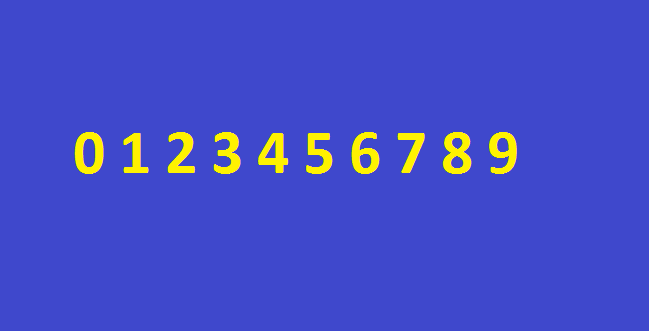
#> input picture sc-2015/v2/images/brojevi.png, 649 x 332 px
$ jupyter execute --allow-errors v2.ipynb   (shell and % lines are left out)   (Python 2 division)   (older library calls are emulated)
#> lines starting #> are read from the running program, lines starting #| are printed output that depends on the picture; after the words box and inside, x2 and y2 are one past the last pixel; in counts of white or black regions, pixels touching at a corner belong together
# Vežbe 2 - OCR (Optical character recognition)

Cilj ovih vežbi je implementacija osnovne verzije OCR-a i upoznavanje sa Keras okruženjem za rad sa neuronskim mrežama.

* Keras - Python biblioteka za laku implementaciju neuronski mreža (http://keras.io/)

### Tok aktivnosti implementacije OCR - a

Tok aktivnosti predstavlja korake koje je potrebno izvršiti prilikom implementacije OCR-a.

### Početak implementacije
Skup biblioteka sa prethodnih vežbi smo proširili Keras bibliotekom za rad sa neuronskim mrežama.

[cell 1]
#import potrebnih biblioteka
import cv2
import numpy as np
import matplotlib.pyplot as plt
import collections

# keras
from keras.models import Sequential
from keras.layers.core import Dense,Activation
from keras.optimizers import SGD

import matplotlib.pylab as pylab
pylab.rcParams['figure.figsize'] = 16, 12 # za prikaz većih slika i plotova, zakomentarisati ako nije potrebno

## Korak 1 - 3
Ovi koraci su detaljno objašnjeni na prethodnim vežbama, tako da neće biti dodatno objašnjavani

[cell 2]
def load_image(path):
    return cv2.cvtColor(cv2.imread(path), cv2.COLOR_BGR2RGB)
def image_gray(image):
    return cv2.cvtColor(image, cv2.COLOR_RGB2GRAY)
def image_bin(image_gs):
    height, width = image_gs.shape[0:2]
    image_binary = np.ndarray((height, width), dtype=np.uint8)
    ret,image_bin = cv2.threshold(image_gs, 127, 255, cv2.THRESH_BINARY)
    return image_bin
def invert(image):
    return 255-image
def display_image(image, color= False):
    if color:
        plt.imshow(image)
    else:
        plt.imshow(image, 'gray')
def dilate(image):
    kernel = np.ones((3,3)) # strukturni element 3x3 blok
    return cv2.dilate(image, kernel, iterations=1)
def erode(image):
    kernel = np.ones((3,3)) # strukturni element 3x3 blok
    return cv2.erode(image, kernel, iterations=1)

### Korak 4 -  izdvajanje regiona od interesa

U ovom koraku potrebno je izdvojiti samo regione(konture) od interesa. Potrebno je označiti regione od interesa na slici i napraviti listu slika od regiona koja će kasnije biti ulaz za neuronsku mrežu.

### TODO 1
Za potrebe TODO 1 implementirati funkciju za promenu veličine slike na 28 x 28. Ovo se radi kako bi svi regioni koje ćemo koristiti za neuronsku mrežu bili iste veličine. *(pomoć: pogledati OpenCV funkciju resize)*

[cell 3]
# TODO 1
def resize_region(region):
    '''Transformisati selektovani region na sliku dimenzija 28x28'''
    return cv2.resize(region,(28,28),interpolation = cv2.INTER_NEAREST)

# TODO 1 test
#> (the rest of this cell did not finish here and is left out)

todo_1_ref = (28,28)
todo_1_res = resize_region(todo_1_img).shape[0:2]
print 'TODO 1 test passed:', todo_1_res == todo_1_ref

### TODO 2
* Označiti regione od interesa na originalnoj slici.
* Za svaki region napraviti posebnu sliku dimenzija 28 x 28.
* Za označavanje regiona koristiti metodu cv2.boundingRect(contour).
* Kao povratnu vrednost vratiti originalnu sliku na kojoj su obeleženi regioni (koristiti OpenCV funkciju **rectangle**) i niz slika koje predstavljaju regione sortirane  po rastućoj vrednosti x ose

[cell 4]
# TODO 2
def select_roi(image_orig, image_bin):
    '''Oznaciti regione od interesa na originalnoj slici. (ROI = regions of interest)
        Za svaki region napraviti posebnu sliku dimenzija 28 x 28.
        Za označavanje regiona koristiti metodu cv2.boundingRect(contour).
        Kao povratnu vrednost vratiti originalnu sliku na kojoj su obeleženi regioni
        i niz slika koje predstavljaju regione sortirane po rastućoj vrednosti x ose
    '''
    img, contours, hierarchy = cv2.findContours(image_bin.copy(), cv2.RETR_LIST, cv2.CHAIN_APPROX_SIMPLE)
    sorted_regions = [] # lista sortiranih regiona po x osi (sa leva na desno)
    sort_dic={}
    for contour in contours:
        x,y,w,h = cv2.boundingRect(contour) #koordinate i velicina granicnog pravougaonika
        area = cv2.contourArea(contour)
        if area > 60 and h < 100 and h > 5 and w > 15:
            # kopirati [y:y+h+1, x:x+w+1] sa binarne slike i smestiti u novu sliku
            # označiti region pravougaonikom na originalnoj slici (image_orig) sa rectangle funkcijom
            region=image_bin[y:y+h+1, x:x+w+1]
            sort_dic[x] = resize_region(region)
            cv2.rectangle(image_orig,(x,y),(x+w,y+h),(0,255,0),2)

    # sortirati sve regione po x osi (sa leva na desno) i smestiti u promenljivu sorted_regions
    sorted_regions_dic = collections.OrderedDict(sorted(sort_dic.items()))
    sorted_regions = sorted_regions_dic.values()
    return image_orig, sorted_regions

## Korak 5

Regioni od interesa su predstavljeni vektorom čiji su elementi matrice dimenzija 28x28. Elementi matrica su vrednosti 0 ili 255. Potrebno je skalirati vrednosti elemenata matrice na opseg od 0 do 1, kako bi se pogodio linearni deo sigmoid funkcije i smanjilo vreme obučavanja.
Nakon skaliranja matrice je potrebno transformisati u vektor od 784 elementa.

###TODO 3

Skalirati sve elemente matrice sa celobrojnog opsega [0, 255] na realni opseg [0, 1].

[cell 5]
# TODO 3
def scale_to_range(image): # skalira elemente slike na opseg od 0 do 1
    ''' Elementi matrice image su vrednosti 0 ili 255.
        Potrebno je skalirati sve elemente matrica na opseg od 0 do 1
    '''
    return image/255

# TODO 3 test
todo_3_matrix = np.array([[0, 255], [51, 153]], dtype='float')
#> todo_3_matrix = [[0, 255], [51, 153]]
todo_3_ref = np.array([[0., 1.], [0.2, 0.6]], dtype='float')
todo_3_res = scale_to_range(todo_3_matrix)
#> todo_3_res = [[0, 1], [0.2, 0.6]]
print 'TODO 3 test passed:', np.array_equal(todo_3_res, todo_3_ref)
#| TODO 3 test passed: True

###TODO 4

Region koji je zapravo slika (matrica) dimenzija 28x28 transformiati u vektor od 784 elementa.

[cell 6]
# TODO 4
def matrix_to_vector(image):
    '''Sliku koja je zapravo matrica 28x28 transformisati u vektor sa 784 elementa'''
    vector = []
    visina,sirina=image.shape[0:2]
    for i in range(0,visina):
        for j in range(0,sirina):
            vector.append(image[i,j])
    return np.array(vector)

# TODO 4 test
todo_4_image = np.ndarray((28,28))
todo_4_ref = (784L,)
todo_4_res = matrix_to_vector(todo_4_image).shape
print 'TODO 4 test passed:', todo_4_res == todo_4_ref

###TODO 5

Svaki region pripremiti za ulaz na neuronsku mrežu: skaliranje elemenata na [0,1] i transformaciju u vektor.

[cell 7]
# TODO 5
def prepare_for_ann(regions):
    '''Regioni su matrice dimenzija 28x28 čiji su elementi vrednosti 0 ili 255.
        Potrebno je skalirati elemente regiona na [0,1] i transformisati ga u vektor od 784 elementa '''
    ready_for_ann = []
    for region in regions:
        # skalirati elemente regiona (metoda iz TODO 3 scale_to_range)
        # region sa skaliranim elementima pretvoriti u vektor (metoda iz TODO 4 matrix_to_vector)
        # vektor dodati u listu spremnih regiona
        scale=scale_to_range(region)
        ready_for_ann.append(matrix_to_vector(scale))


    return ready_for_ann

###TODO 6

Konvertovati alfabet u niz pogodan za obučavanje NM, odnosno niz čiji su svi elementi 0 osim elementa čiji je indeks jednak indeksu elementa iz alfabeta za koji formiramo niz.
Primer prvi element iz alfabeta [1,0,0,0,0,0,0,0,0,0], za drugi [0,1,0,0,0,0,0,0,0,0] itd..

[cell 8]
# TODO 6
def convert_output(alphabet):
    '''Konvertovati alfabet u niz pogodan za obučavanje NM,
        odnosno niz čiji su svi elementi 0 osim elementa čiji je
        indeks jednak indeksu elementa iz alfabeta za koji formiramo niz.
        Primer prvi element iz alfabeta [1,0,0,0,0,0,0,0,0,0],
        za drugi [0,1,0,0,0,0,0,0,0,0] itd..
    '''
    nn_outputs = []
    for i in range(len(alphabet)):
        output=np.zeros(len(alphabet))
        output[i]=1
        nn_outputs.append(output)
    return np.array(nn_outputs)

# TODO 6 test
test_6_alphabet = [0, 1, 2]
test_6_ref = np.array([[1, 0, 0], [0, 1, 0], [0, 0, 1]], dtype='float')
test_6_res = convert_output(test_6_alphabet).astype('float')
print 'TODO 6 test passed:', np.array_equal(test_6_res, test_6_ref)

##Korak 6

### Neuronska mreža

Veštačka neuronska mreža se sastoji od 784 ulazna neurona, 128 neurona u skrivenom sloju i 10 neurona na izlazu. Zašto baš 784 neurona na ulazu i 10 neurona na izlazu? Regione smo transformisali prvo na matricu dimenzija 28x28,a zatim u vektor od 784 elementa. Što se tiče 10 neurona na izlazu, to je posledica broja znakova u alfabetu. U našem primeru alfabet (0,1,2,3,4,5,6,7,8,9) ima 10 elemenata pa nam je potrebno 10 neurona na izlazu.
Neuronska mreža je implementirana pomoću Keras biblioteke.

### Sigmoidalna aktivaciona funkcija
$ sigm(x) = \dfrac{1}{1 + e^{-x}} $

[cell 9]
def create_ann():
    '''Implementacija veštačke neuronske mreže sa 784 neurona na uloznom sloju,
        128 neurona u skrivenom sloju i 10 neurona na izlazu. Aktivaciona funkcija je sigmoid.
    '''
    ann = Sequential()
    ann.add(Dense(128, input_dim=784, activation='sigmoid'))
    ann.add(Dense(14, activation='sigmoid'))
    return ann

# [13 lines left out: function train_ann, not called in this run]

##Korak 7 - određivanje pobedničkog neurona

Određivanje pobedničkog neurona. Pobednički neuron je neuron čija je aktivaciona vrednost najveća. Npr. ako imamo dva neurona sa aktivacionim vrednostima 0.3 i 0.89, pobednik je drugi sa aktivacijom 0.89.

##TODO 7

Pronaći indeks neurona koji je najviše pobuđen.

[cell 10]
# TODO 7
def winner(output): # output je vektor sa izlaza neuronske mreze
    '''pronaći i vratiti indeks neurona koji je najviše pobuđen'''
    return max(enumerate(output), key=lambda x: x[1])[0]

# TODO 7 test
todo_7_output = [0., 0.2, 0.3, 0.95]
todo_7_ref = 3
todo_7_res = winner(todo_7_output)
print 'TODO 7 test passed:', todo_7_res == todo_7_ref

##Korak 8 - prikaz rezultata

Pikazati rezultat prepoznavanja neuronske mreže. Za svaki rezultat pronaći indeks pobedničkog  neurona koji ujedno predstavlja i indeks prepoznatog elementa u alfabetu. Dodati karakter iz alfabeta u result

[cell 11]
# [8 lines left out: function display_result, not called in this run]

## Start
Učitati sliku za obučavanje veštačke neuronske mreže. Transformisati sliku i binarni oblik i označiti regione od interesa (u ovom slučaju to su brojevi od 0 do 9).
Prikazati sliku sa označenim regionima od interesa.

[cell 12]
image_color = load_image('images/brojevi.png')
#> call 2 of load_image, with path = 'images/brojevi.png'
img = invert(image_bin(image_gray(image_color)))
#> in image_bin, `height, width = image_gs.shape[0:2]`: height = 332; width = 649
img_bin = erode(dilate(img))
#> in dilate, `return cv2.dilate(image, kernel, iterations=1)`:
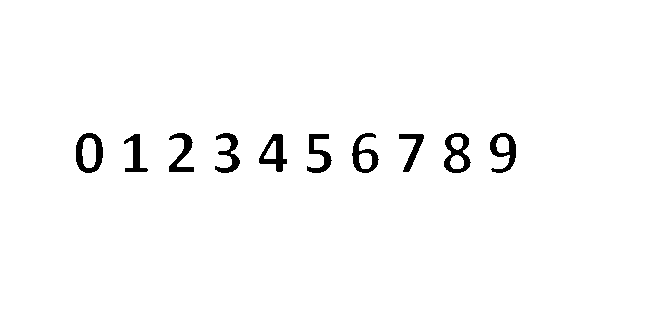
#> returned value: shape (332, 649); 97.9% white; 10 black regions, largest, box (x1, y1, x2, y2) and area: (76, 133, 103, 173) 537, (444, 133, 471, 173) 521, (259, 134, 287, 172) 479
#> in erode, `kernel = np.ones((3,3))`: kernel = [[1, 1, 1], [1, 1, 1], [1, 1, 1]]
plt.imshow(img,'gray')
plt.figure()
selected_regions, numbers = select_roi(image_color.copy(), img)
#> in select_roi, `img, contours, hierarchy = cv2.findContours(image_bin.copy(), cv2.RETR..`: contours = 17 contours; largest, box (x1, y1, x2, y2) and area: (0, 0, 649, 331) 213840, (74, 131, 105, 175) 1090, (442, 131, 473, 175) 1030, (488, 131, 518, 175) 901, (350, 131, 381, 175) 886
#> the loop in select_roi, `for contour in contours:` made 17 passes
#> (x, y, w, h, area) on passes 1 to 8: (451, 156, 12, 12, 90.5), (360, 154, 11, 14, 109), (265, 142, 10, 16, 63.5), (83, 139, 12, 28, 245), (497, 138, 11, 14, 105), (452, 138, 10, 11, 67.5), (396, 132, 30, 42, 566.5), (305, 132, 29, 43, 702)
#> after the loop in select_roi, `for contour in contours:`: sort_dic = 10 items
display_image(selected_regions)
print "ima regiona: " +str(len(numbers))
#| ima regiona: 10

[cell 13]
# insert alphabet here
alphabet = [0,1,2,3,4,5,6,7,8,9]

[cell 14]
inputs = prepare_for_ann(numbers)
#> inputs = 10 items
outputs = convert_output(alphabet)
#> (the rest of this cell did not finish here and is left out)

### Verifikacija i primer predikcije

Za verifikaciju obučenosti neuronske mreže ćemo uzeti drugi i treći ulazni vektor (brojevi 3 i 4 iz alfabeta).
Metoda **model.predict** kao ulazni parametar prima niz vektora dimenzija 784.
Rezultat **predict** metode je niz vektora dimenzije 10, koji sadrži koeficijente pobuđenosti.

#> (a cell that did not finish here is left out)

## TODO 8

Učitati sliku za testiranje rada OCR -a  'images/test.png'. Transformisati sliku u oblik pogodan za ulaz u neuronsku mrežu.
Prikazati rezultate predikcije kao i sliku sa označenim regionima od interesa.

PSEUDO KOD:
* učitati sliku 'images/test.png'
* pretvoriti sliku u binarnu i ako je potrebno invertovati je
* ako je potrebno primeniti eroziju i/ili diletaciju
* selektovati regione od značaja
* pripremiti podatke za ulaz na NM
* pozvati metodu **predict**, a kao parametar proslediti pripremljene podatke
* prikazati rezultate predikcije

[cell 16]
# TODO 8
test=load_image('images/test.png')
#> call 3 of load_image, with path = 'images/test.png'
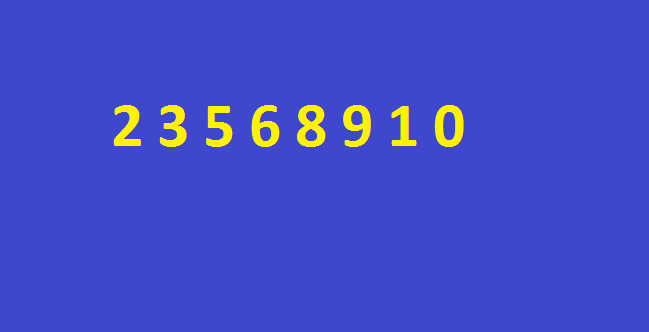
#> input picture sc-2015/v2/images/test.png, 649 x 332 px
test_bin=image_bin(image_gray(test))
test_bin=invert(test_bin)
plt.imshow(test_bin,'gray')

selected_regions2, numbers2= select_roi(test.copy(), test_bin)
#> in select_roi (call 2), `img, contours, hierarchy = cv2.findContours(image_bin.copy(), cv2.RETR..`: contours = 14 contours; largest, box (x1, y1, x2, y2) and area: (0, 0, 649, 332) 214488, (434, 104, 465, 148) 1090, (296, 104, 327, 148) 1030, (342, 104, 372, 148) 901, (250, 104, 281, 148) 886
#> the loop in select_roi (call 2), `for contour in contours:` made 14 passes
#> (x, y, w, h, area) on passes 1 to 8: (305, 129, 12, 12, 90.5), (260, 127, 11, 14, 109), (443, 112, 12, 28, 245), (351, 111, 11, 14, 105), (306, 111, 10, 11, 67.5), (390, 105, 28, 42, 583.5), (205, 105, 29, 43, 702), (434, 104, 31, 44, 1090.5)
display_image(selected_regions2)
print "ima regiona: " +str(len(numbers2))
#| ima regiona: 8

inputs2 = prepare_for_ann(numbers2)
#> inputs2 = 8 items
outputs2 = convert_output(alphabet)
#> (the rest of this cell did not finish here and is left out)

### TODO dodatno

Implementirati kalkulator. Alfabet za kalkulator i test primeri se nalaze u 'images/kalkulator_alfabet.png'.

[cell 17]
# TODO dodatno - kalkulator
obuci=load_image('images/kalkulator_alfabet.png')
#> call 4 of load_image, with path = 'images/kalkulator_alfabet.png'
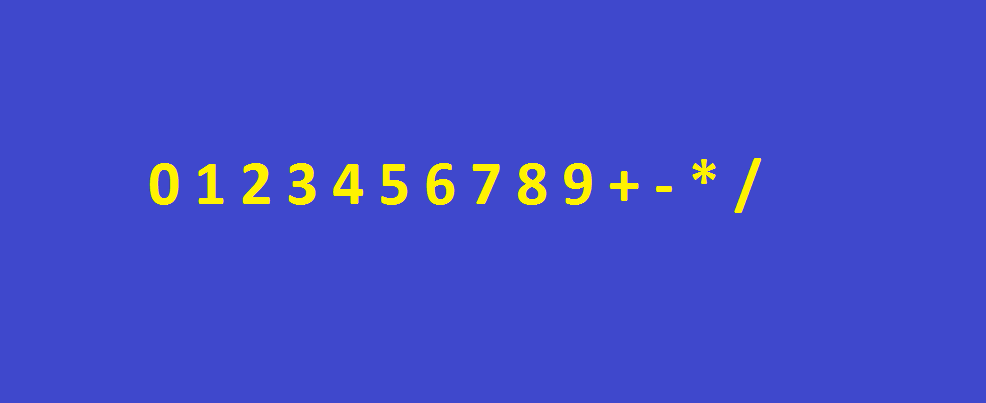
#> input picture sc-2015/v2/images/kalkulator_alfabet.png, 986 x 403 px
obuci_bin=image_bin(image_gray(obuci))
#> in image_gray (call 3), `return cv2.cvtColor(image, cv2.COLOR_RGB2GRAY)`:
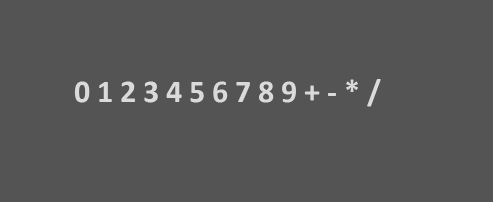
#> returned value: shape (403, 986) (shown at 1/2 size); min 78, max 228, mean 86.5
obuci_bin=invert(obuci_bin)
plt.imshow(obuci_bin,'gray')
plt.figure()

selected_regions3, numbers3 = select_roi(obuci.copy(), obuci_bin)
#> in select_roi (call 3), `img, contours, hierarchy = cv2.findContours(image_bin.copy(), cv2.RETR..`: contours = 21 contours; largest, box (x1, y1, x2, y2) and area: (0, 0, 986, 403) 395970, (149, 162, 180, 206) 1090, (517, 162, 548, 206) 1030, (563, 162, 593, 206) 901, (425, 162, 456, 206) 886
display_image(selected_regions3)
print "ima regiona: " +str(len(numbers3))
#| ima regiona: 14

alphabet3=[0,1,2,3,4,5,6,7,8,9,'+','-','*','/']

inputs3 = prepare_for_ann(numbers3)
#> inputs3 = 14 items
outputs3 = convert_output(alphabet3)
#> (the rest of this cell did not finish here and is left out)

[cell 18]
test3=load_image('images/oduzimanje.png')
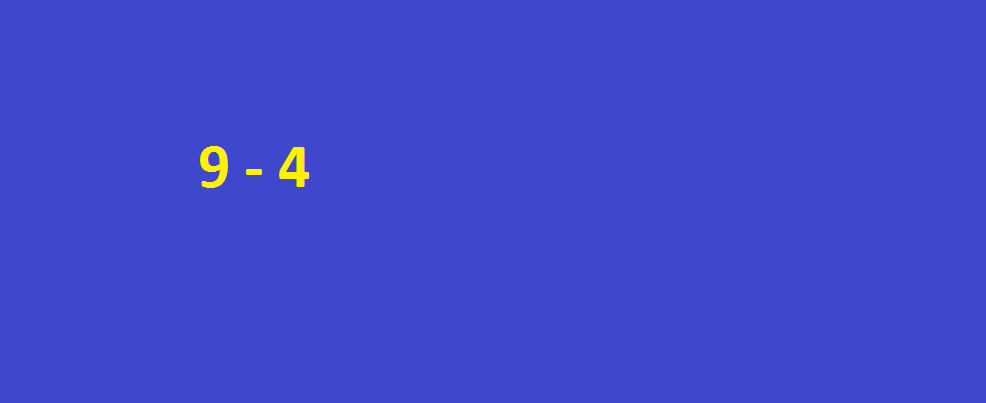
#> input picture sc-2015/v2/images/oduzimanje.png, 986 x 403 px
test3_bin=image_bin(image_gray(test3))
test3_bin=invert(test3_bin)
plt.imshow(test3_bin,'gray')


selected_regions4, numbers4= select_roi(test3.copy(), test3_bin)
#> in select_roi (call 4), `img, contours, hierarchy = cv2.findContours(image_bin.copy(), cv2.RETR..`: contours = 6 contours; box (x1, y1, x2, y2) and area: (0, 0, 986, 403) 395970, (199, 145, 229, 189) 901, (278, 146, 310, 188) 814, (245, 168, 263, 176) 117, (208, 152, 219, 166) 105, (286, 156, 296, 172) 64
#> the loop in select_roi (call 4), `for contour in contours:` made 6 passes
#> (x, y, w, h, area) on passes 1 to 5: (245, 168, 18, 8, 117), (286, 156, 10, 16, 63.5), (208, 152, 11, 14, 105), (278, 146, 32, 42, 813.5), (199, 145, 30, 44, 901)
#> after the loop in select_roi (call 4), `for contour in contours:`:
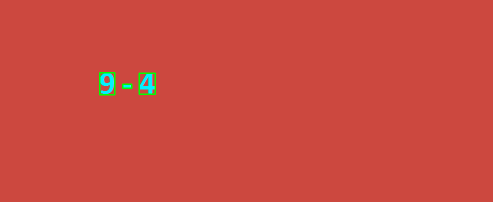
#> image_orig: shape (403, 986, 3) (shown at 1/2 size); mean of channels 0, 1, 2 63.5, 73.1, 202.8; drawn as B, G, R
#> after the loop in select_roi (call 4), `for contour in contours:`:
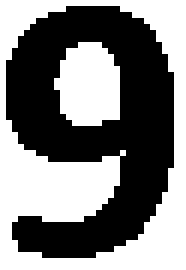
#> region: shape (45, 31) (shown 6 times larger); 49.3% white; 2 white regions, box (x1, y1, x2, y2) and area: (0, 0, 31, 45) 564, (9, 7, 20, 21) 124
#> after the loop in select_roi (call 4), `for contour in contours:`: sort_dic = 3 items
display_image(selected_regions4)
print "ima regiona: " +str(len(numbers4))
#| ima regiona: 3

inputs4 = prepare_for_ann(numbers4)
#> inputs4 = 3 items

#> (the rest of this cell did not finish here and is left out)

[cell 19]
test3=load_image('images/sbiranje.png')
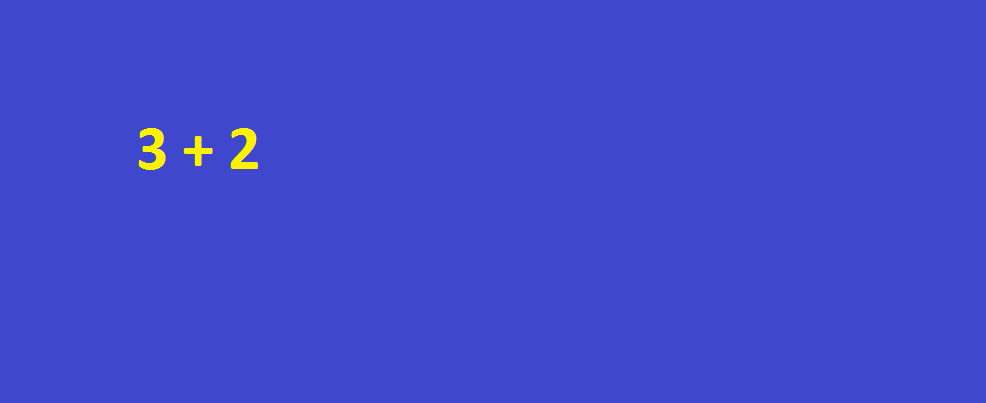
#> input picture sc-2015/v2/images/sbiranje.png, 986 x 403 px
test3_bin=image_bin(image_gray(test3))
test3_bin=invert(test3_bin)
plt.imshow(test3_bin,'gray')


selected_regions4, numbers4= select_roi(test3.copy(), test3_bin)
#> in select_roi (call 5), `img, contours, hierarchy = cv2.findContours(image_bin.copy(), cv2.RETR..`: contours = 4 contours; box (x1, y1, x2, y2) and area: (0, 0, 986, 403) 395970, (138, 127, 167, 171) 724, (230, 127, 259, 170) 700, (183, 135, 214, 167) 392
display_image(selected_regions4)
print "ima regiona: " +str(len(numbers4))
#| ima regiona: 3

inputs4 = prepare_for_ann(numbers4)

#> (the rest of this cell did not finish here and is left out)

[cell 20]
test3=load_image('images/slozen_izraz.png')
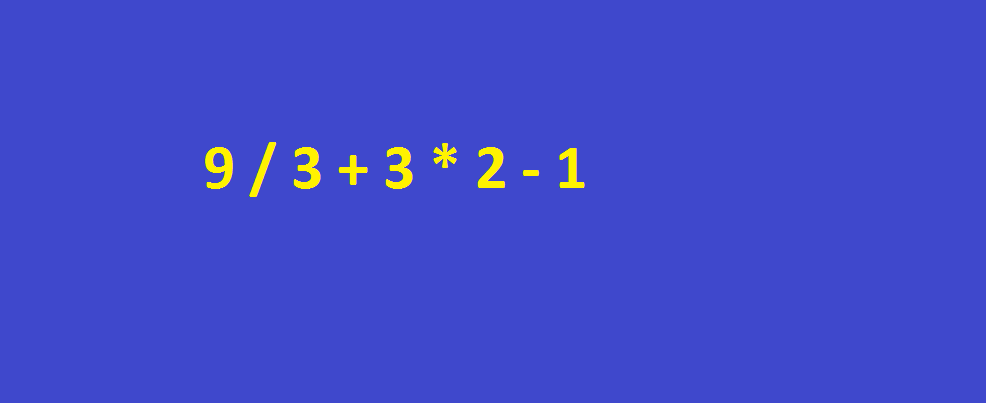
#> input picture sc-2015/v2/images/slozen_izraz.png, 986 x 403 px
test3_bin=image_bin(image_gray(test3))
#> in image_bin (call 6), `ret,image_bin = cv2.threshold(image_gs, 127, 255, cv2.THRESH_BINARY)`:
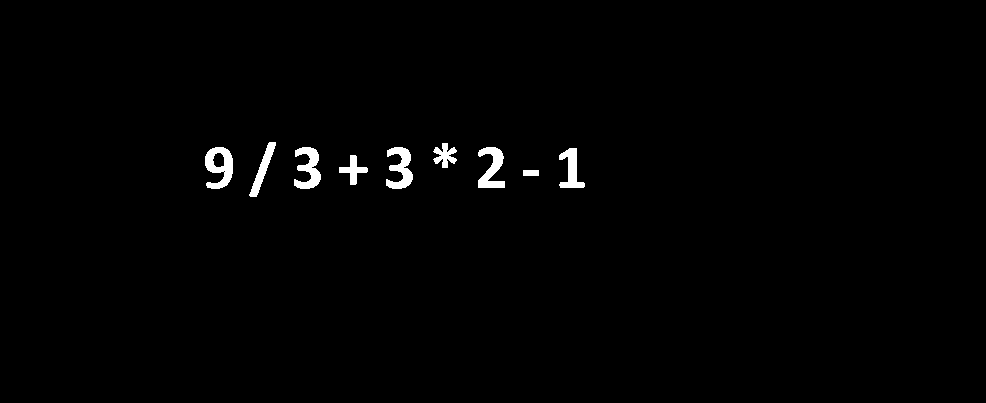
#> image_bin: shape (403, 986); 1.1% white; 9 white regions
test3_bin=invert(test3_bin)
plt.imshow(test3_bin,'gray')


selected_regions4, numbers4= select_roi(test3.copy(), test3_bin)
#> in select_roi (call 6), `img, contours, hierarchy = cv2.findContours(image_bin.copy(), cv2.RETR..`: contours = 11 contours; largest, box (x1, y1, x2, y2) and area: (0, 0, 986, 403) 395970, (204, 146, 234, 190) 901, (385, 146, 414, 190) 724, (293, 146, 322, 190) 724, (477, 146, 506, 189) 700
display_image(selected_regions4)
print "ima regiona: " +str(len(numbers4))
#| ima regiona: 9

inputs4 = prepare_for_ann(numbers4)
#> inputs4 = 9 items

#> (the rest of this cell did not finish here and is left out)
